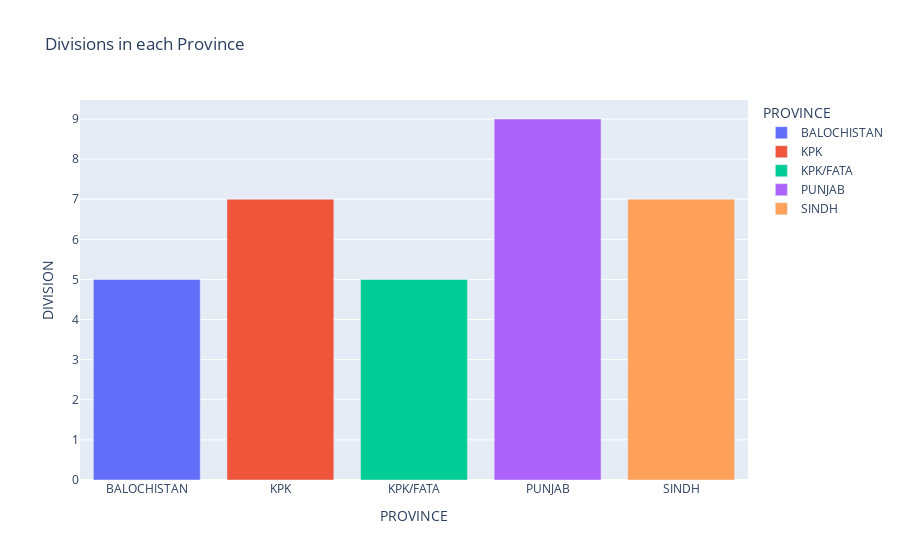

Source (notebook cell):
### Code cell
fig = px.bar(division, x=division.index, y='DIVISION', title="Divisions in each Province", color=division.index)
fig.show()

### Figure 1 — Plotly figure (JSON) as saved in the notebook; plotly's stock layout.template omitted (floating-point values rounded to 4 significant figures)
{"data": [{"alignmentgroup": "True", "hovertemplate": "PROVINCE=%{x}<br>DIVISION=%{y}<extra></extra>", "legendgroup": "BALOCHISTAN", "marker": {"color": "#636efa", "pattern": {"shape": ""}}, "name": "BALOCHISTAN", "offsetgroup": "BALOCHISTAN", "orientation": "v", "showlegend": true, "textposition": "auto", "type": "bar", "x": ["BALOCHISTAN"], "xaxis": "x", "y": [5], "yaxis": "y"}, {"alignmentgroup": "True", "hovertemplate": "PROVINCE=%{x}<br>DIVISION=%{y}<extra></extra>", "legendgroup": "KPK", "marker": {"color": "#EF553B", "pattern": {"shape": ""}}, "name": "KPK", "offsetgroup": "KPK", "orientation": "v", "showlegend": true, "textposition": "auto", "type": "bar", "x": ["KPK"], "xaxis": "x", "y": [7], "yaxis": "y"}, {"alignmentgroup": "True", "hovertemplate": "PROVINCE=%{x}<br>DIVISION=%{y}<extra></extra>", "legendgroup": "KPK/FATA", "marker": {"color": "#00cc96", "pattern": {"shape": ""}}, "name": "KPK/FATA", "offsetgroup": "KPK/FATA", "orientation": "v", "showlegend": true, "textposition": "auto", "type": "bar", "x": ["KPK/FATA"], "xaxis": "x", "y": [5], "yaxis": "y"}, {"alignmentgroup": "True", "hovertemplate": "PROVINCE=%{x}<br>DIVISION=%{y}<extra></extra>", "legendgroup": "PUNJAB", "marker": {"color": "#ab63fa", "pattern": {"shape": ""}}, "name": "PUNJAB", "offsetgroup": "PUNJAB", "orientation": "v", "showlegend": true, "textposition": "auto", "type": "bar", "x": ["PUNJAB"], "xaxis": "x", "y": [9], "yaxis": "y"}, {"alignmentgroup": "True", "hovertemplate": "PROVINCE=%{x}<br>DIVISION=%{y}<extra></extra>", "legendgroup": "SINDH", "marker": {"color": "#FFA15A", "pattern": {"shape": ""}}, "name": "SINDH", "offsetgroup": "SINDH", "orientation": "v", "showlegend": true, "textposition": "auto", "type": "bar", "x": ["SINDH"], "xaxis": "x", "y": [7], "yaxis": "y"}], "layout": {"barmode": "relative", "legend": {"title": {"text": "PROVINCE"}, "tracegroupgap": 0}, "title": {"text": "Divisions in each Province"}, "xaxis": {"anchor": "y", "categoryarray": ["BALOCHISTAN", "KPK", "KPK/FATA", "PUNJAB", "SINDH"], "categoryorder": "array", "domain": [0, 1], "title": {"text": "PROVINCE"}}, "yaxis": {"anchor": "x", "domain": [0, 1], "title": {"text": "DIVISION"}}}}
